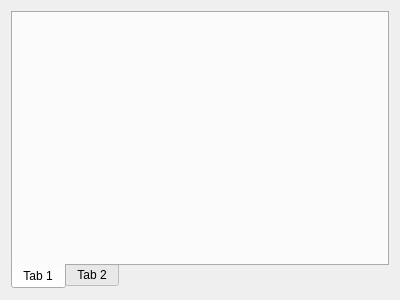
<?xml version="1.0" encoding="UTF-8"?>
<ui version="4.0">
 <class>TablePane</class>
 <widget class="QWidget" name="TablePane">
  <property name="geometry">
   <rect>
    <x>0</x>
    <y>0</y>
    <width>400</width>
    <height>300</height>
   </rect>
  </property>
  <property name="windowTitle">
   <string>Form</string>
  </property>
  <layout class="QVBoxLayout" name="verticalLayout">
   <item>
    <widget class="QTabWidget" name="tabWidget">
     <property name="tabPosition">
      <enum>QTabWidget::South</enum>
     </property>
     <widget class="QWidget" name="tab">
      <attribute name="title">
       <string>Tab 1</string>
      </attribute>
     </widget>
     <widget class="QWidget" name="tab_2">
      <attribute name="title">
       <string>Tab 2</string>
      </attribute>
     </widget>
    </widget>
   </item>
  </layout>
 </widget>
 <resources/>
 <connections/>
</ui>
